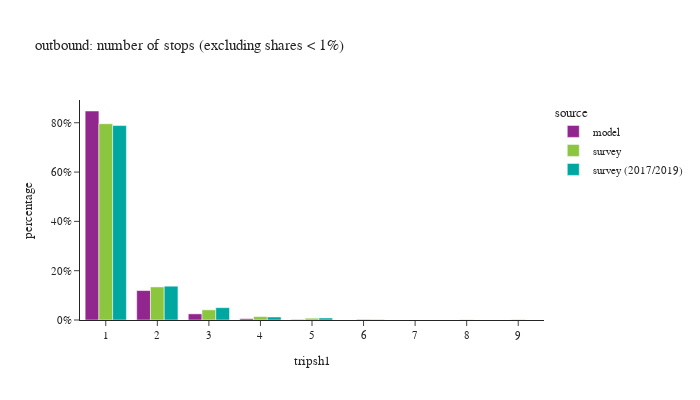

Here is the notebook cell this chart was saved with:
### Code cell
df_plot = df_tour.groupby(['tripsh1','source'])['toexpfac'].sum().reset_index()
df_plot['percentage'] = df_plot.groupby(['source'], group_keys=False)['toexpfac']. \
    apply(lambda x: x / float(x.sum()))
df_plot = df_plot.loc[df_plot['percentage'] > 0.001]

fig = px.bar(df_plot.sort_values(['source']), x="tripsh1", y="percentage", color="source",
             barmode="group",title="outbound: number of stops (excluding shares < 1%)",
             hover_data=['toexpfac'])
fig.update_layout(height=400, width=700, font=dict(size=11),
                  xaxis = dict(dtick = 1, categoryorder='category ascending'),
                  yaxis=dict(tickformat=".0%"))
fig.show()

### Figure 1 — Plotly figure (JSON) as saved in the notebook; plotly's stock layout.template omitted (floating-point values rounded to 4 significant figures)
{"data": [{"alignmentgroup": "True", "customdata": [[5417000.0], [10920.0], [159200.0], [34180.0], [763300.0]], "hovertemplate": "source=model<br>tripsh1=%{x}<br>percentage=%{y}<br>toexpfac=%{customdata[0]}<extra></extra>", "legendgroup": "model", "marker": {"color": "#91268F", "pattern": {"shape": ""}}, "name": "model", "offsetgroup": "model", "orientation": "v", "showlegend": true, "textposition": "auto", "type": "bar", "x": [1, 5, 3, 4, 2], "xaxis": "x", "y": [0.8477, 0.001708, 0.02492, 0.005348, 0.1194], "yaxis": "y"}, {"alignmentgroup": "True", "customdata": [[684000.0], [210200.0], [6195.0], [69990.0], [4057000.0], [37070.0], [15690.0], [10150.0]], "hovertemplate": "source=survey<br>tripsh1=%{x}<br>percentage=%{y}<br>toexpfac=%{customdata[0]}<extra></extra>", "legendgroup": "survey", "marker": {"color": "#8CC63E", "pattern": {"shape": ""}}, "name": "survey", "offsetgroup": "survey", "orientation": "v", "showlegend": true, "textposition": "auto", "type": "bar", "x": [2, 3, 8, 4, 1, 5, 6, 9], "xaxis": "x", "y": [0.1343, 0.04125, 0.001216, 0.01374, 0.7961, 0.007276, 0.003079, 0.001992], "yaxis": "y"}, {"alignmentgroup": "True", "customdata": [[763300.0], [4389000.0], [278400.0], [68500.0], [45880.0], [9184.0]], "hovertemplate": "source=survey (2017/2019)<br>tripsh1=%{x}<br>percentage=%{y}<br>toexpfac=%{customdata[0]}<extra></extra>", "legendgroup": "survey (2017/2019)", "marker": {"color": "#00A7A0", "pattern": {"shape": ""}}, "name": "survey (2017/2019)", "offsetgroup": "survey (2017/2019)", "orientation": "v", "showlegend": true, "textposition": "auto", "type": "bar", "x": [2, 1, 3, 4, 5, 6], "xaxis": "x", "y": [0.1371, 0.7886, 0.05002, 0.01231, 0.008244, 0.00165], "yaxis": "y"}], "layout": {"barmode": "group", "font": {"size": 11}, "height": 400, "legend": {"title": {"text": "source"}, "tracegroupgap": 0}, "title": {"text": "outbound: number of stops (excluding shares < 1%)"}, "width": 700, "xaxis": {"anchor": "y", "categoryorder": "category ascending", "domain": [0.0, 1.0], "dtick": 1, "title": {"text": "tripsh1"}}, "yaxis": {"anchor": "x", "domain": [0.0, 1.0], "tickformat": ".0%", "title": {"text": "percentage"}}}}
